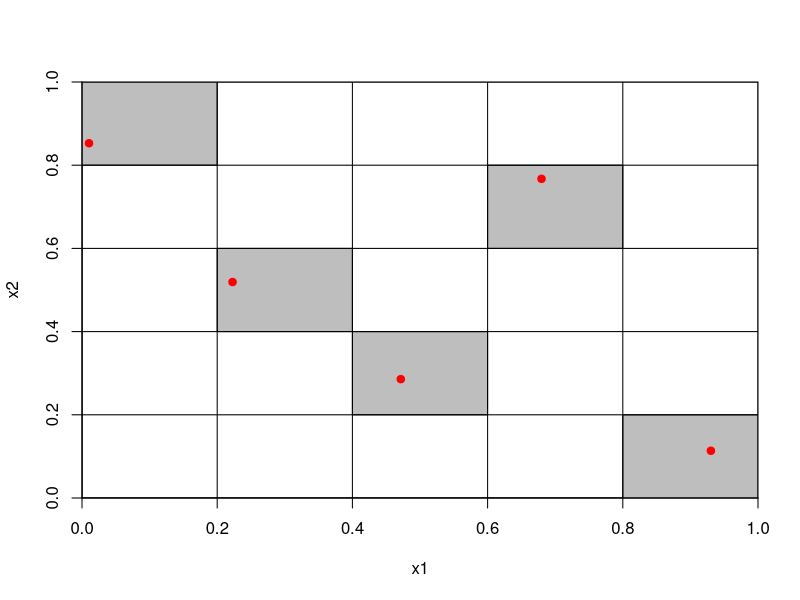
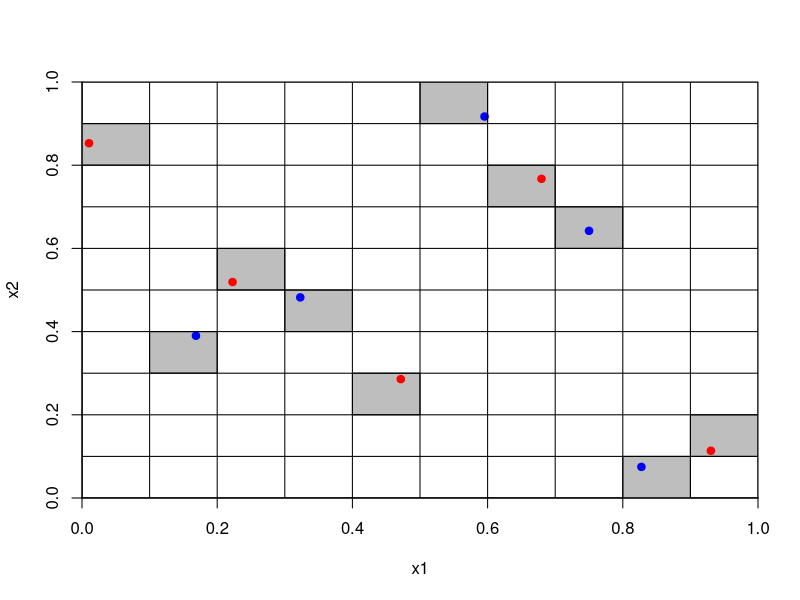

The R script that drew these images, in order: (Note: this script raises an error after producing the figures.)
require(lhs)

graph2DaugmentLHS <- function(sims, extras, plotHist, plotDriver, filePath)
{
  A <- randomLHS(sims, 2)
  B <- augmentLHS(A, extras)

  if(plotDriver=="pdf"){
    pdf(file=paste(filePath, "//original", sims, ".pdf", sep=""),
               width=4, height=4)
  } else windows()
  plot.default(A[,1], A[,2], type="n", ylim=c(0,1),
    xlim=c(0,1), xlab="x1", ylab="x2", xaxs="i", yaxs="i",
    #main=paste("Original Design with", sims, "simulations and 2 parameters")
    )
  for(i in 1:length(A[,1]))
  {
    rect(floor(A[i,1]*sims)/sims, floor(A[i,2]*sims)/sims,
      ceiling(A[i,1]*sims)/sims, ceiling(A[i,2]*sims)/sims, col="grey")
  }
  points(A[,1], A[,2], pch=19, col="red")
  abline(v=(0:sims)/sims, h=(0:sims)/sims)
  if(plotDriver!="win") dev.off()

  if(plotDriver=="pdf"){
    pdf(file=paste(filePath, "//augmented", extras, ".pdf", sep=""),
        width=4, height=4)
  } else windows()
  plot.default(A[,1], A[,2], type="n", ylim=c(0,1),
    xlim=c(0,1), xlab="x1", ylab="x2", xaxs="i", yaxs="i",
    #main=paste("Augmented Design with", sims, "+", extras, "simulations and 2 parameters")
    )
  N <- sims + extras
  for(i in 1:length(B[,1]))
  {
    rect(floor(B[i,1]*N)/N, floor(B[i,2]*N)/N,
      ceiling(B[i,1]*N)/N, ceiling(B[i,2]*N)/N, col="grey")
  }
  points(A[,1], A[,2], pch=19, col="red")
  points(B[((sims+1):(sims+extras)),1], B[((sims+1):(sims+extras)),2],
    pch=19, col="blue")
  abline(v=(0:N)/N, h=(0:N)/N)
  if(plotDriver!="win") dev.off()

  if(plotHist)
  {
    windows()
      par(mfrow=c(2,2))
      hist(A[,1], breaks=sims, xlab="x1",
        main=paste("Original design in", sims, "bins"))
      hist(A[,1], nclass=floor(sims/3), xlab="x1",
        main=paste("Original design in", sims, "/ 3 bins"))
      hist(B[,1], breaks=N, xlab="x1",
        main=paste("Augmented design in", N, "bins"))
      hist(B[,1], breaks=floor(N/3), xlab="x1",
        main=paste("Augmented design in", N, "/ 3 bins"))
  }
}

set.seed(10)
graph2DaugmentLHS(5, 5, FALSE, "pdf", "C:\\\\program files\\R\\lhs\\vignettes")
graph2DaugmentLHS(7,1,FALSE)
graph2DaugmentLHS(50,50,TRUE)

set.seed(12)
graph2DaugmentLHS(7, 3, FALSE, "pdf", "C:\\\\program files\\R\\lhs\\vignettes")

set.seed(12)
A <- randomLHS(7,2)
B <- augmentLHS(A,3)
sims <- 7
N <- 10
    windows()
      par(mfrow=c(2,2))
      hist(A[,1], breaks=seq(0,1,by=1/sims), xlab="x1",
        main=paste("Original design in", sims, "bins"), col="blue")
      hist(A[,2], breaks=seq(0,1,by=1/sims), xlab="x2",
        main=paste("Original design in", sims, "bins"), col="blue")
      hist(B[,1], breaks=seq(0,1,by=1/N), xlab="x1",
        main=paste("Augmented design in", N, "bins"), col="blue")
      hist(B[,2], breaks=seq(0,1,by=1/N), xlab="x2",
        main=paste("Augmented design in", N, "bins"), col="blue")
